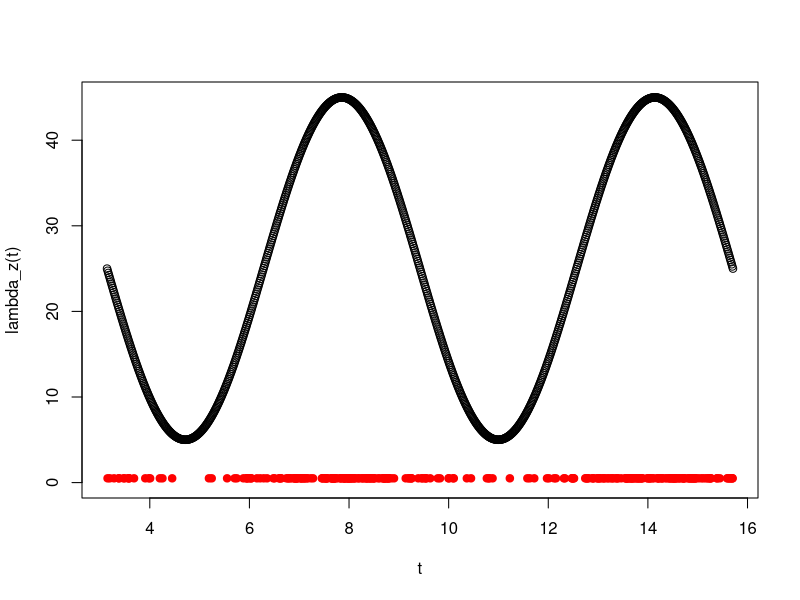
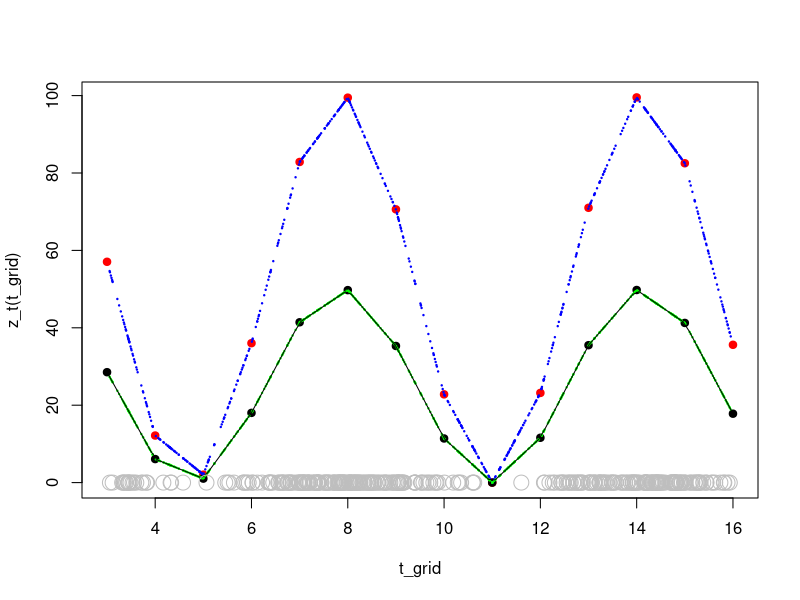

R code for these plots, in order:

#-----------------------Poisson process simulations with covariate-dependent intensity ---------------------

#--------------------------------------1-D-------------------------------------------

#time-frame
t_min=pi
t_max=5*pi


#Covariate depending on time 
a <- 50
b <- 40

z_fun <- function(t){
  cov <- a + b*sin(t)
  return(cov)
}

#Intensity function
Beta <- c(0.5)
lambda_z <- function(t){
  beta_0 <- Beta[1]
  z <- z_fun(t)
  intensity <- beta_0*z
  return(intensity)  
}

#Finding max of lambda
neg_lambda <- function(t){
  return(-lambda_z(t))
}
opt_max <- optimize(neg_lambda, c(t_min, t_max))
lambda_max <- -opt_max$objective

#Simulate homo PP
num_points <- rpois(1, lambda_max*(t_max-t_min))
HPP_points <- runif(num_points, t_min, t_max)

thin <- function(t){
  return(lambda_z(t)/lambda_max)
}

#thinning probs
p_thin <- thin(HPP_points)
u <- runif(num_points)

#thinning
keep <- p_thin > u

NHPP_points <- HPP_points[keep]
n_NHPP <- length(NHPP_points)

#Plotting intensity with simulated points
t <- seq(t_min, t_max, length.out=1000)
plot(t, lambda_z(t), ylim = c(0, lambda_max))

points(NHPP_points, rep(0.5, n_NHPP), col="red", pch=19)


#-------------Simulating covariate on grid----------

#time-frame
t_min=3
t_max=16


#Covariate depending on time 
a <- 50
b <- 50

z_t <- function(t){
  z <- a + b*sin(t)
  return(z)
}
#Grid of time-points where covariate was recorded
t_grid <- seq(t_min, t_max, by=1)


#Intensity function
beta_0 <- 0.5
lambda_z <- function(t){
  intensity <- beta_0*z_t(t)
  return(intensity)  
}

#Finding max of lambda over grid
z_grid <- z_t(t_grid)
max_rec_lambda <- max(lambda_z(t_grid))

#Simulating HPP
num_points <- rpois(1, max_rec_lambda*(t_max-t_min))
HPP_points <- runif(num_points, t_min, t_max)
plot(t_grid, z_t(t_grid),col="red", pch=19 ,xlim=c(t_min,t_max),ylim=c(0, max(z_t(t_grid))))
points(t_grid, lambda_z(t_grid), pch=19)
interp_z <- approx(t_grid, z_grid, xout = HPP_points)
points(interp_z$x, interp_z$y, col="blue", pch=19, cex=0.2 )
interp_lambda <- approx(t_grid, lambda_z(t_grid), xout=HPP_points)
points(interp_lambda$x, interp_lambda$y, col="green", cex=0.2)

#Approximating lambda function
lambda_approx <- approxfun(t_grid, lambda_z(t_grid))
curve(lambda_approx, add=TRUE)

#Thinning
thin <- function(lambda){
  return(lambda/max_rec_lambda)
}

#Thinning
p_thin <- thin(interp_lambda$y)
u <- runif(num_points)

keep <- p_thin > u 

NHPP_points <- HPP_points[keep]
n_NHPP <- length(NHPP_points)

points(NHPP_points, rep(0, n_NHPP), col="grey", cex=2)


#------------------------ Estimation -------------------------------------------

Lambda_z <- function(lambda_fun){
  Lambda <- integrate(lambda_fun, t_min, t_max)$value
  return(Lambda)
}

NHPP_neg_LL <- function(par, points, z_t){
  beta_0 <- par[1]
  Lambda <- Lambda_z(function(t){beta_0*z_t(t)})
  term_1 <- log(length(points)) + Lambda
  term_2 <- -sum(log(beta_0*z_t(points)))
  return(term_1 + term_2)
}

(opt <- optimize(NHPP_neg_LL, interval = c(0,5), points=NHPP_points, z_t=z_t))

